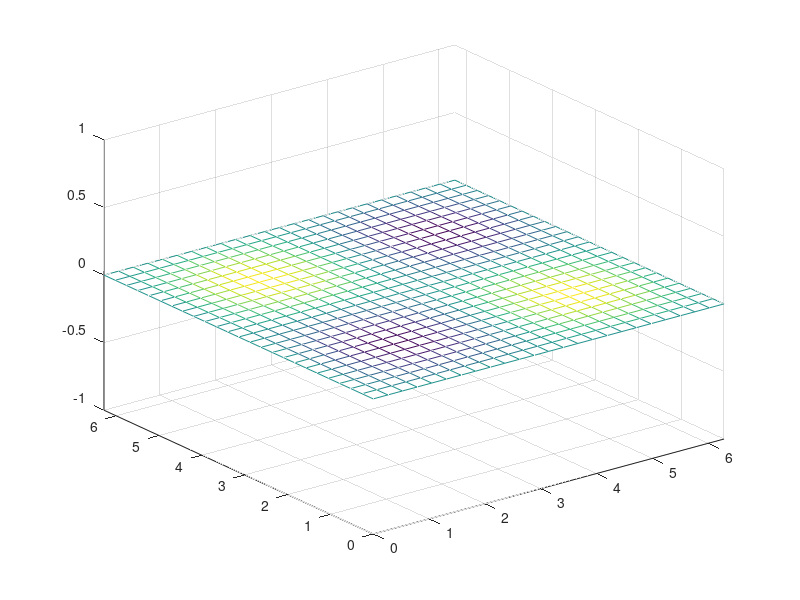

Source code (MATLAB):
function True_Solution

x = linspace(0,2*pi,25);
y = x;

[X,Y] = meshgrid(x,y);

figure(1)
mesh(X,Y,0*X)
axis([0 2*pi 0 2*pi -1 1])
for i = 2:100
    time = i*pi/50;
    solution = sin(X).*sin(Y).*sin(time);
    mesh(X,Y,solution)
    axis([0 2*pi 0 2*pi -1 1])
    disp(time)
    pause(0.1)
end
